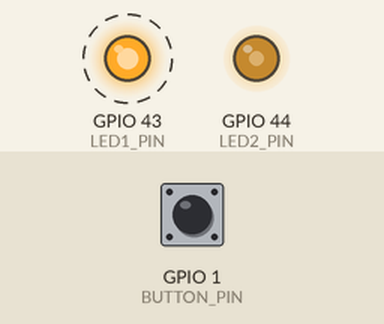
Bench run of a program on a simulated ESP32-S3. Shown: output pins drawn as LEDs (lit = HIGH). Dashed ring = blinking. The inputs (shaded band) are chosen by the test bench; at power-on: GPIO 1 (BUTTON_PIN) HIGH.

Above: at 1.2 s.
1.3 s: GPIO 1 (BUTTON_PIN) pulled LOW for 0.15 s
At 2.29 s:
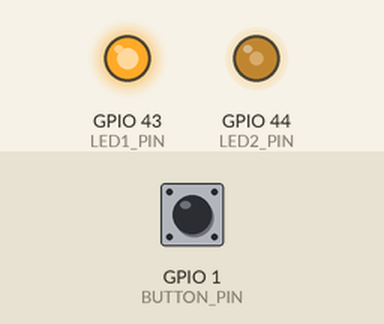
4.3 s: GPIO 1 (BUTTON_PIN) pulled LOW for 1 s
At 5.32 s:
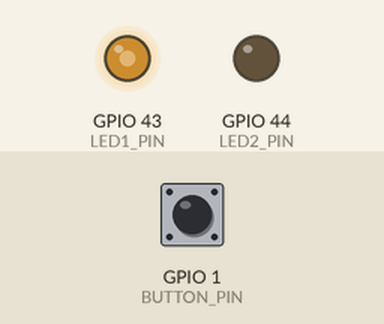
Timing chart, 0 to 13.3 s (numbered marks = the images above; inputs shaded):
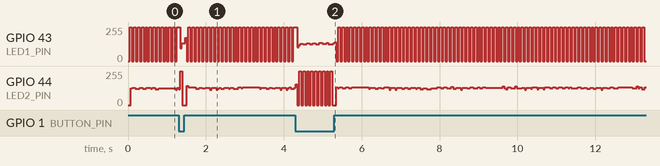

The program:

main.cpp
```cpp
/*
Filename: main.cpp
Author: Sean Bubernak
Date: 4/8/26
Description: This program is a little more complex than the previous two as it involves
controlling the blinking rate of two different LEDs at the same time. The idea behind this part is
that there are two LEDs, the first blinks at 10HZ and the second at 100HZ in their default
behavior. However, when the button dperessed they flip, so the one previously blinking slow, now
blinks fast and vice-versa for the other.
AI Usage: Gemini 3 0 5
*/

// -------------------------------------------- INCLUDES -----------------------------------------
#include <Arduino.h>

// -------------------------------------------- GLOBAL VARIABLES ---------------------------------
const int LED1_PIN = 43;
const int LED2_PIN = 44;
const int BUTTON_PIN = 1;

const long FREQ_10HZ_MS = 50;
const long FREQ_100HZ_MS = 5;

struct Blinker; // Forward declare the struct so the function knows it exists

// -------------------------------------------- FUNCTION PROTOTYPES ------------------------------
void updateBlinker(Blinker &b);

struct Blinker {
  int pin;
  long interval;
  unsigned long previousMillis;
  bool state;
};

// Initialize with default rates
Blinker led1 = {LED1_PIN, FREQ_10HZ_MS, 0, LOW};
Blinker led2 = {LED2_PIN, FREQ_100HZ_MS, 0, LOW};

/*
Inputs: NA
Returns: NA
Description: Initializing the pins that control the LEDs and the pin that reads from the pushbutton
*/
void setup() {
  pinMode(led1.pin, OUTPUT);
  pinMode(led2.pin, OUTPUT);
  pinMode(BUTTON_PIN, INPUT_PULLUP); // How we get around backwards functionality of the pushbutton
}

/*
Inputs: NA
Returns: NA
Description:
*/
/*
As described in the spec, if the button is pressed, swap the speeds at which the LEDs blink and if
not, keep the LEDs blinking at their original rates. We achieve this by using an event loop where
we are constantly checking the checking the state of the button and always updating the leds based
on the value from the button.
*/
void loop() {
  // Check button state
  bool buttonPressed = (digitalRead(BUTTON_PIN) == LOW);

  if (buttonPressed) {
    // Swap the intervals when held
    led1.interval = FREQ_100HZ_MS;
    led2.interval = FREQ_10HZ_MS;
  } else {
    // Revert to original rates when released
    led1.interval = FREQ_10HZ_MS;
    led2.interval = FREQ_100HZ_MS;
  }

  // These run constantly, regardless of the button state
  updateBlinker(led1);
  updateBlinker(led2);
}

/*
Inputs: NA
Returns: NA
Description: This function is passed the particular LED's data via reference. This is an important
distinction because we are not making a copy of the LED info, we are reaching out and modify
current time and the last time that the particular LED changed state, if that difference is
greater than the time we want to wait, 10Hz or 100Hz blinking, then we update it.
*/
void updateBlinker(Blinker &b) {
  unsigned long currentMillis = millis();
  if (currentMillis - b.previousMillis >= b.interval) {
    b.previousMillis = currentMillis;
    b.state = !b.state;
    digitalWrite(b.pin, b.state);
  }
}
```
